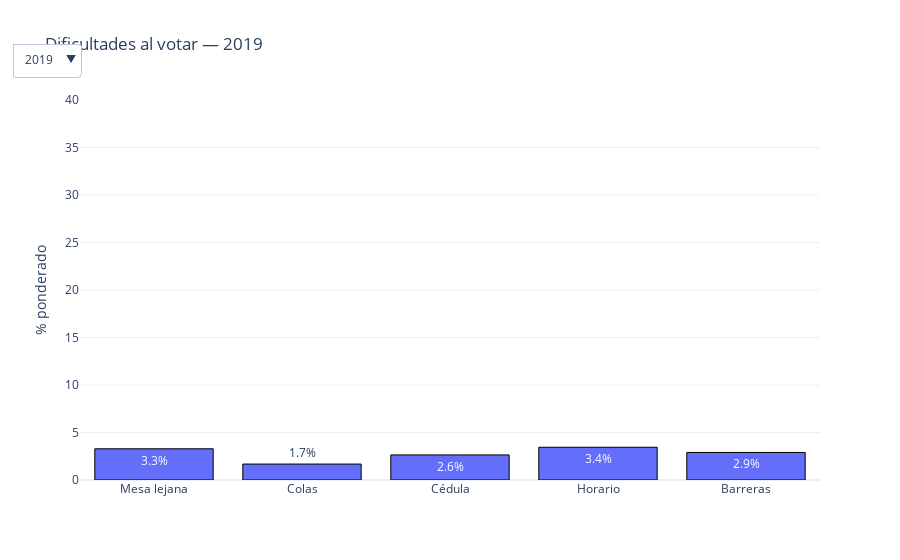

Source (notebook cell):
### Markdown cell above
## 4 · Dificultades al votar

### Code cell
df19 = simple_reason_df(df2019, to_difficulties)
df23 = simple_reason_df(df2023, to_difficulties)
fig = dropdown_bar(df19, df23, 'razón', 'pct', 'Dificultades al votar', y_range=[0,40])
fig.show()

### Figure 1 — Plotly figure (JSON) as saved in the notebook; plotly's stock layout.template omitted (floating-point values rounded to 4 significant figures)
{"data": [{"marker": {"line": {"color": "black", "width": 1}}, "name": "2019", "text": ["3.3%", "1.7%", "2.6%", "3.4%", "2.9%"], "textposition": "auto", "type": "bar", "visible": true, "x": ["Mesa lejana", "Colas", "Cédula", "Horario", "Barreras"], "y": [3.283, 1.678, 2.64, 3.447, 2.901]}, {"marker": {"line": {"color": "black", "width": 1}}, "name": "2023", "text": ["1.6%", "0.8%", "1.2%", "3.1%", "2.7%"], "textposition": "auto", "type": "bar", "visible": false, "x": ["Mesa lejana", "Colas", "Cédula", "Horario", "Barreras"], "y": [1.553, 0.7998, 1.221, 3.066, 2.723]}], "layout": {"title": {"text": "Dificultades al votar — 2019"}, "updatemenus": [{"buttons": [{"args": [{"visible": [true, false]}, {"title": "Dificultades al votar — 2019"}], "label": "2019", "method": "update"}, {"args": [{"visible": [false, true]}, {"title": "Dificultades al votar — 2023"}], "label": "2023", "method": "update"}], "direction": "down", "x": 0, "y": 1.15}], "yaxis": {"range": [0, 40], "title": {"text": "% ponderado"}}}}
